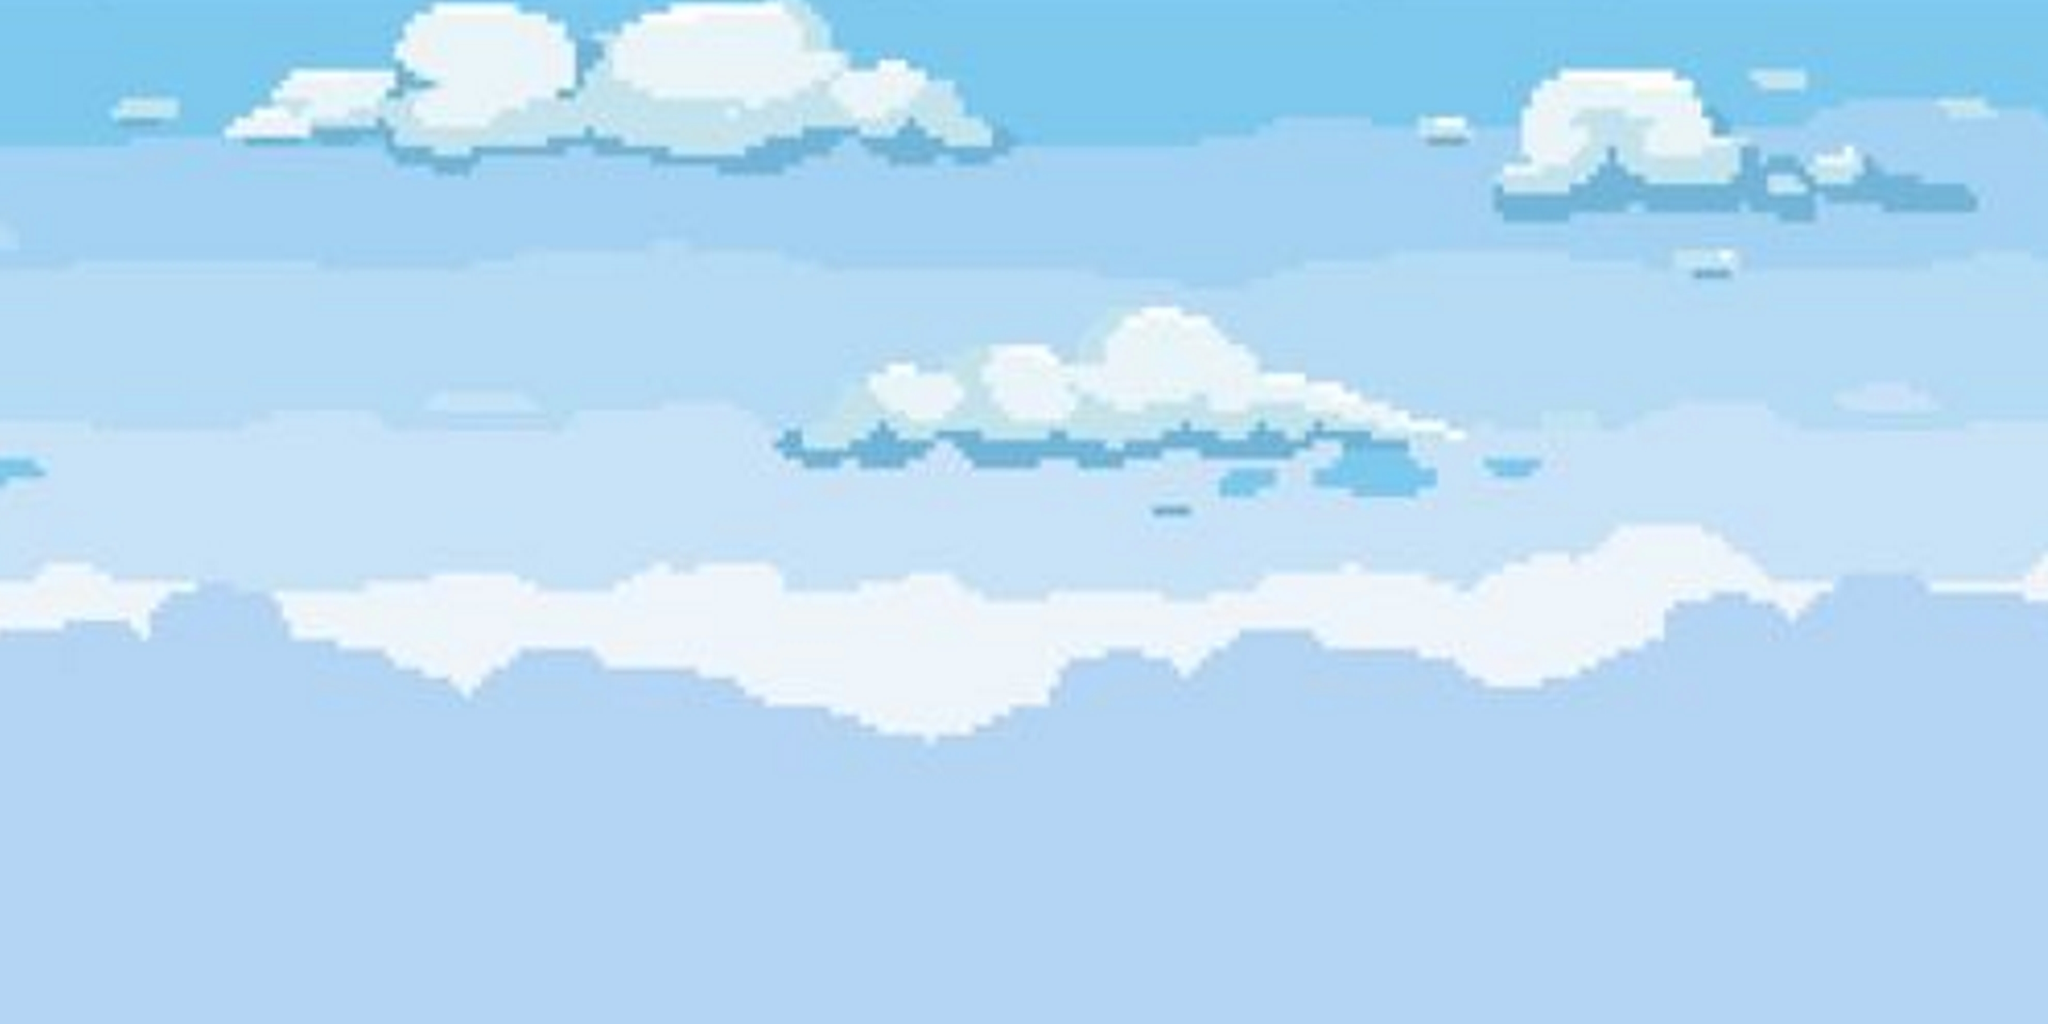

Rendered tile map (Tiled .tmx) drawn with the repository's tilesets; below, a short description and the map source with its tile grids summarised:
An orthogonal 60x30 tile map with 64x64 px tiles, 3 tile layers (Calque de Tuiles 1, Calque de Tuiles 3, fond), 3 tilesets.

<map version="1.8" tiledversion="1.8.4" orientation="orthogonal" renderorder="right-down" width="60" height="30" tilewidth="64" tileheight="64" infinite="0" nextlayerid="4" nextobjectid="1">
 <tileset firstgid="1" name="Ocean" tilewidth="64" tileheight="64" tilecount="1534" columns="59">
  <image source="Ocean.png" trans="003039" width="3800" height="1710" />
 </tileset>
 <tileset firstgid="1535" source="../air_map/tiled_project/sky_background.tsx" />
 <tileset firstgid="5935" name="Ocean" tilewidth="128" tileheight="128" tilecount="377" columns="29">
  <image source="Ocean.png" trans="003039" width="3800" height="1710" />
 </tileset>
 <layer id="1" name="Calque de Tuiles 1" width="60" height="30">
  <data>[1800 cells, 554 non-empty, 554 distinct tile ids]</data>
 </layer>
 <layer id="3" name="Calque de Tuiles 3" width="60" height="30">
  <data>[1800 cells, 1199 non-empty, 1121 distinct tile ids]</data>
 </layer>
 <layer id="2" name="fond" width="60" height="30">
  <data>[1800 cells, 1800 non-empty, 1800 distinct tile ids]</data>
 </layer>
</map>